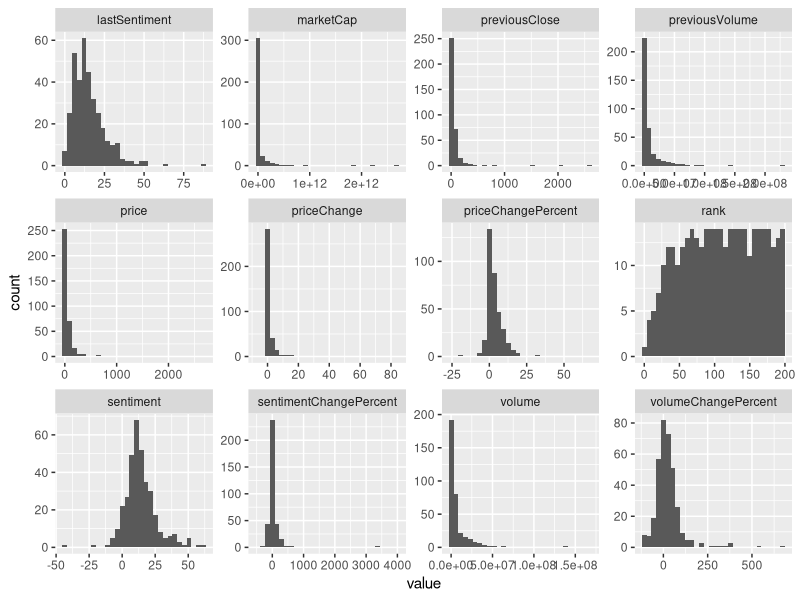
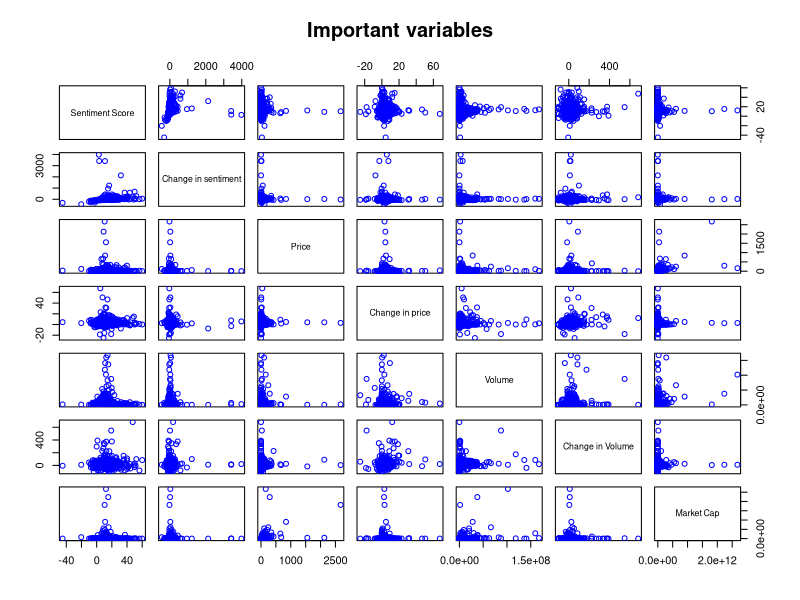
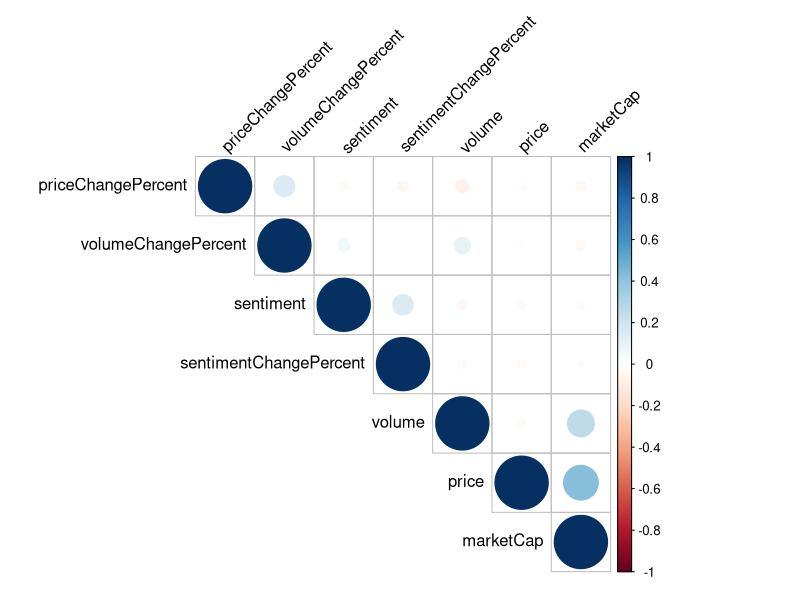
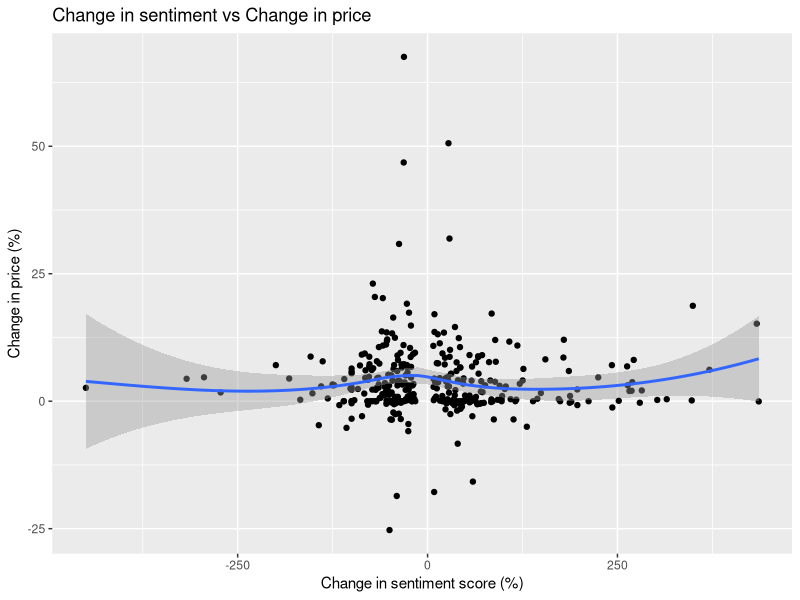
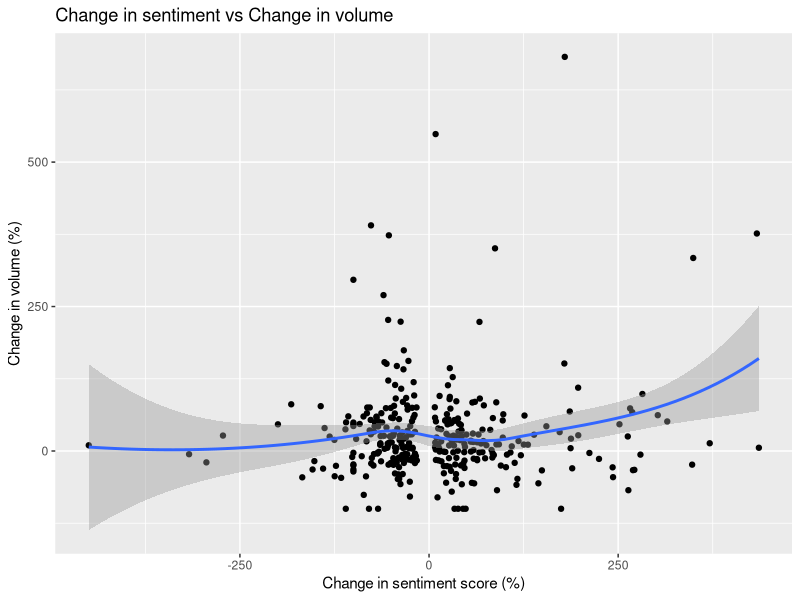
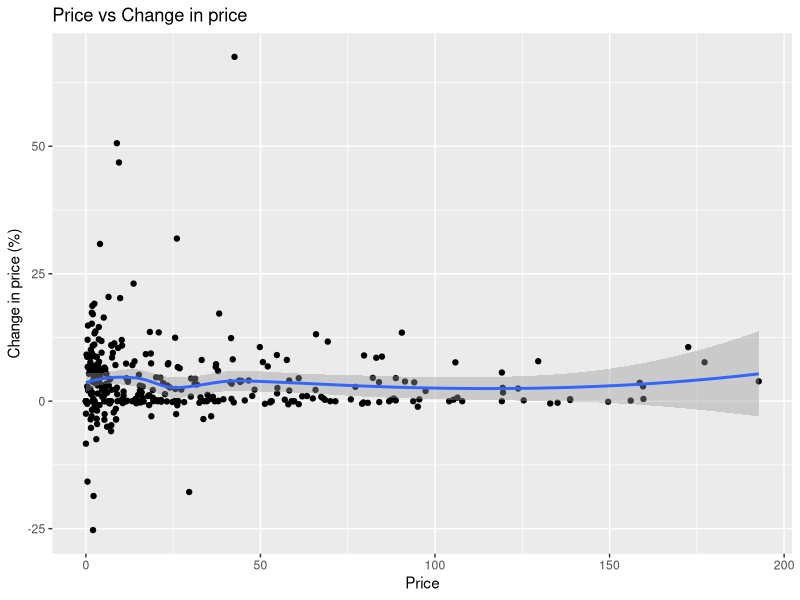
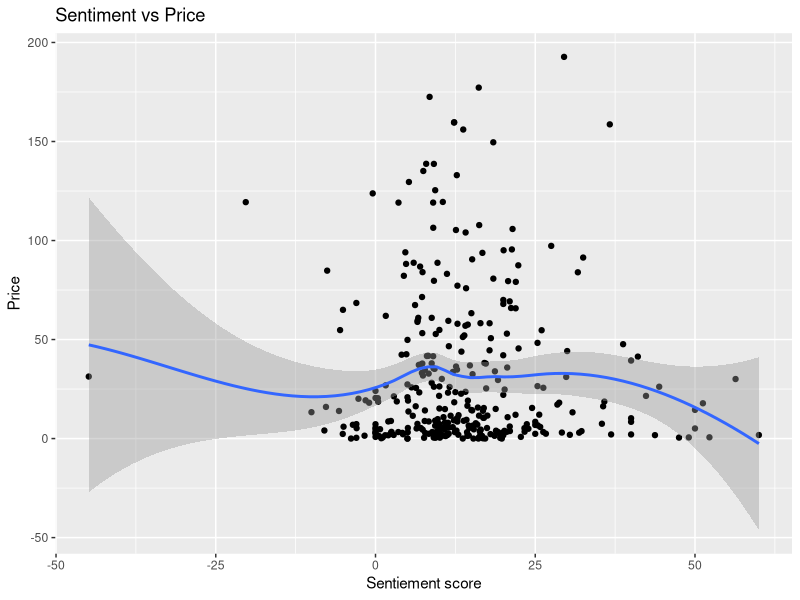
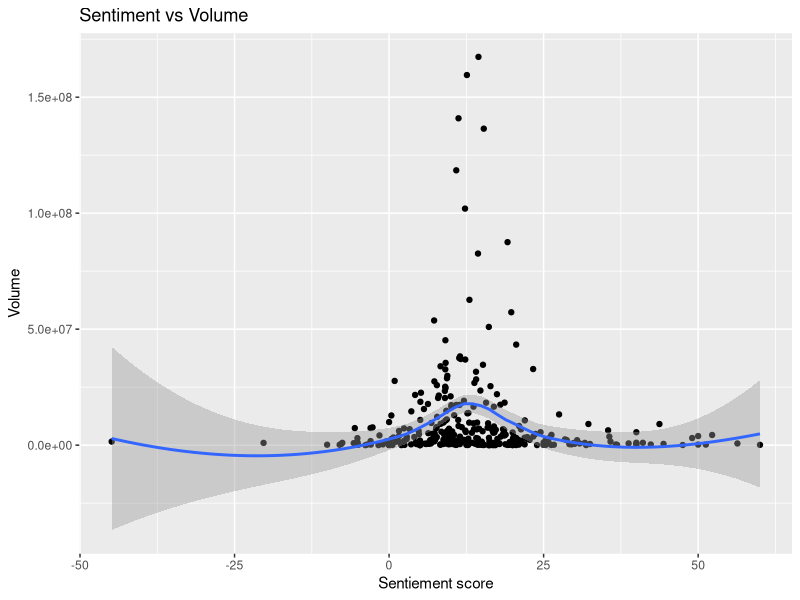

R code for these plots, in order:
## ---- chunk 1
library(readr)
library(dplyr)
library(ggplot2)

bullish_data <- read_csv("social_sentiment_twitter_chginsentiment_bullish_03-16-2022.csv")
bearish_data <- read_csv("social_sentiment_twitter_chginsentiment_bearish_03-16-2022.csv")

# binding both data for bullish and bearish tickers together
data <- rbind(bullish_data, bearish_data)

data <- data %>%
  # filter out all dummy data
  filter(lastSentiment > 0) %>%
  rename(sentimentChangePercent="sentimentChange", 
         priceChange="change", 
         priceChangePercent="changePercent") %>%
  # adding new variable volumeChangePercent
  mutate(priceChangePercent = priceChangePercent * 100, 
         volumeChangePercent= (volume - previousVolume) / previousVolume * 100) 

glimpse(data)
## ---- chunk 2
library(purrr)
library(tidyr)
data %>%
  keep(is.numeric) %>% 
  gather() %>% 
  ggplot(aes(value)) +
    facet_wrap(~ key, scales = "free") +
    geom_histogram()
## ---- chunk 3
pairs(data[,c("sentiment","sentimentChangePercent","price", "priceChangePercent", 
              "volume", "volumeChangePercent", "marketCap")], 
      col="blue",  
      labels = c('Sentiment Score', 'Change in sentiment', 'Price', "Change in price", 
                 "Volume", "Change in Volume", "Market Cap"), 
      main="Important variables")
## ---- chunk 4
res = cor(data[,c("sentiment","sentimentChangePercent","price", "priceChangePercent", 
              "volume", "volumeChangePercent", "marketCap")], use="complete.obs")
res
## ---- chunk 5
sapply(data, function(x) sum(is.na(x)))
## ---- chunk 6
library(corrplot)
corrplot(res, type = "upper", order = "hclust", 
         tl.col = "black", tl.srt = 45)
## ---- chunk 7
plotdata <- data %>%
  filter(sentimentChangePercent < 500)
ggplot(plotdata, aes(x=sentimentChangePercent, y = priceChangePercent)) + 
  geom_point() + geom_smooth() + 
  labs(
    title = "Change in sentiment vs Change in price",
    x = "Change in sentiment score (%)",
    y = "Change in price (%)"
  )     
## ---- chunk 8
plotdata1 <- data %>%
  filter(sentimentChangePercent < 500)
ggplot(plotdata1, aes(x=sentimentChangePercent, y = volumeChangePercent)) + 
  geom_point() + geom_smooth() + 
  labs(
    title = "Change in sentiment vs Change in volume",
    x = "Change in sentiment score (%)",
    y = "Change in volume (%)"
  )     
## ---- chunk 9
plotdata1 <- data %>%
  filter(price < 200)
ggplot(plotdata1, aes(x=price, y = priceChangePercent)) + 
  geom_point() + geom_smooth() +
  labs(
    title = "Price vs Change in price",
    x = "Price",
    y = "Change in price (%)"
  )  
## ---- chunk 10
plotdata1 <- data %>%
  filter(price < 200)
ggplot(plotdata1, aes(x=sentiment, y = price)) + 
  geom_point() + geom_smooth() +
  labs(
    title = "Sentiment vs Price",
    x = "Sentiement score",
    y = "Price"
  )  
## ---- chunk 11
ggplot(plotdata1, aes(x=sentiment, y = volume)) + 
  geom_point() + geom_smooth() +
  labs(
    title = "Sentiment vs Volume",
    x = "Sentiement score",
    y = "Volume"
  )  
## ---- chunk 12
plotdata2 <- data %>%
  filter(marketCap < 5000000000)
ggplot(plotdata2, aes(x=marketCap, y = priceChangePercent)) + 
  geom_point() + geom_smooth() +
  labs(
    title = "Market cap vs Change in price",
    x = "Market cap",
    y = "Change in price (%)"
  )
## ---- chunk 13
ggplot(plotdata2, aes(x=marketCap, y = sentiment)) + 
  geom_point() + geom_smooth() + 
  labs(
    title = "Market cap vs Sentiment score",
    x = "Market cap",
    y = "Sentiment score"
  )
## ---- chunk 14
plotdata3 <- data %>%
  filter(marketCap < 5000000000, sentimentChangePercent < 500)
ggplot(plotdata3, aes(x=marketCap, y = sentimentChangePercent)) + 
  geom_point() + geom_smooth() +
  labs(
    title = "Market cap vs Change in sentiment",
    x = "Market cap",
    y = "Change in sentiment (%)"
  )
